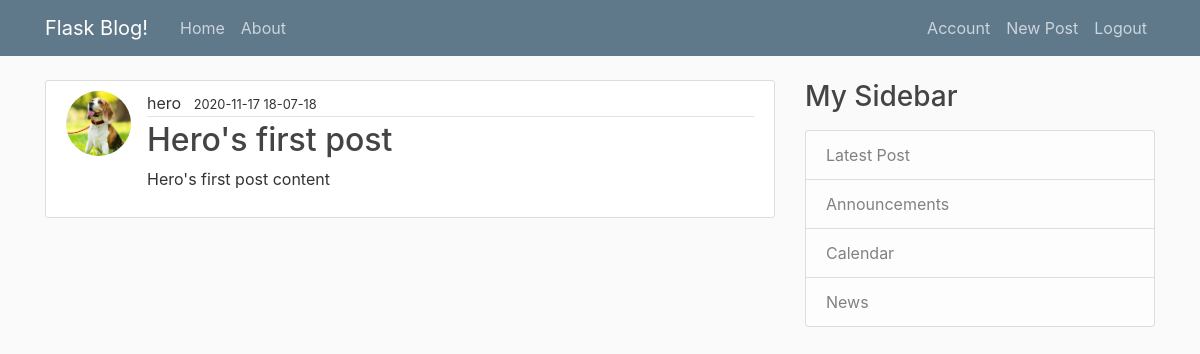
The app's page /post/1 (signed in) with its own data.
### flaskblog/models.py (models this page shows)
class User(db.Model, UserMixin):
    id = db.Column(db.Integer, primary_key=True)
    username = db.Column(db.String(20), unique=True, nullable=False)
    email = db.Column(db.String(120), unique=True, nullable=False)
    password = db.Column(db.String(60), unique=True, nullable=False)
    image_file = db.Column(db.String(20), nullable=False, default="default.jpg")

class Post(db.Model):
    id = db.Column(db.Integer, primary_key=True)
    title = db.Column(db.String(100), nullable=False)
    content = db.Column(db.Text, nullable=False)
    user_id = db.Column(db.Integer, db.ForeignKey("user.id"), nullable=False)
    date = db.Column(db.DateTime, nullable=False, default=datetime.utcnow)

### flaskblog/posts/routes.py (the view)
@posts.route('/post/<int:post_id>')
@login_required
def post(post_id):
    post = Post.query.get_or_404(post_id)
    author = User.query.get(post.user_id)
    return render_template("post.html", title=post.title, post=post, author=author)

### flaskblog/models.py (called while the page is built)
@login_manager.user_loader
def get_user(user_id):
    return User.query.get(int(user_id))

### flaskblog/templates/post.html (shortened to what this page needs)
{% extends "layout.html" %}
{% block content %}
<article class="media content-section">
<img class="rounded-circle article-img" src={{url_for("static", filename="profile_pics/"+author.image_file)}}>
<div class="media-body">
    <div class="article-metadata">
        <a class="mr-2"> {{ author.username }} </a>
        <small> {{ post.date.strftime("%Y-%m-%d %H-%M-%S") }} </small>
    </div>
    <h2><a class="article-title" href=#>{{ post.title }}</a></h2>
    <p class="article-content">{{ post.content }}</p>
</div>
</article>
{% endblock content %}

### flaskblog/static/main.css (style rules this page uses)
body { background: #fafafa; color: #333333; margin-top: 5rem; }
h1, h2, h3, h4, h5, h6 { color: #444444; }
.content-section { background: #ffffff; padding: 10px 20px; border: 1px solid #dddddd; border-radius: 3px; margin-bottom: 20px; }
.article-title { color: #444444; }
.article-content { white-space: pre-line; }
.article-img { height: 65px; width: 65px; margin-right: 16px; }
.article-metadata { padding-bottom: 1px; margin-bottom: 4px; border-bottom: 1px solid #e3e3e3 }

### records on screen
User: image_file (placeholder picture), username "hero"
Post: date "2020-11-17 18-07-18", title "Hero's first post", content "Hero's first post content"
